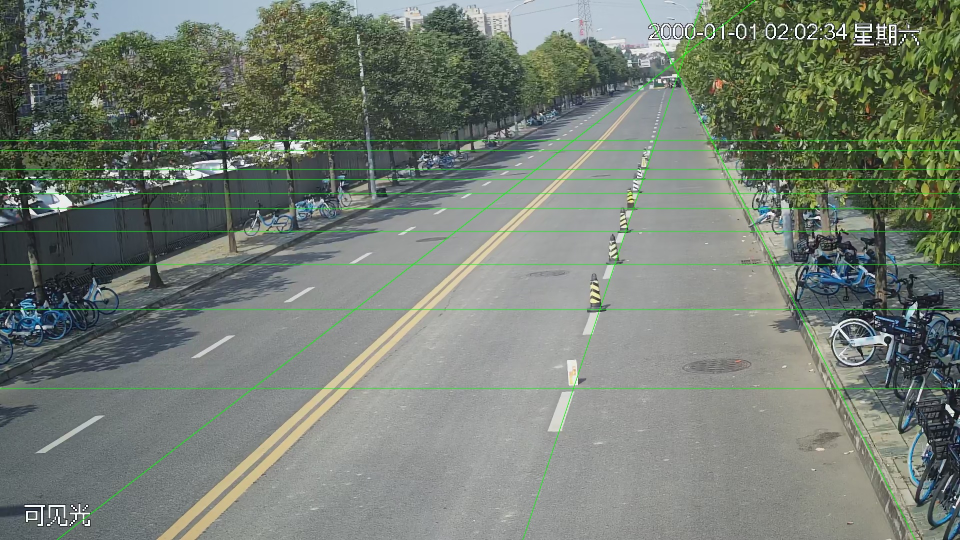
#> input picture event_line.jpg, 1920 x 1080 px, found by its file name (shown at 1/2 size)
$ python mask.py
#> lines starting #> are read from the running program, lines starting #| are printed output that depends on the picture; after the words box and inside, x2 and y2 are one past the last pixel; in counts of white or black regions, pixels touching at a corner belong together
import cv2 as cv
import numpy as np
src = cv.imread("/Users/sonny_he/Desktop/opencv_learning/event_line.jpg")
#> src is the input picture: shape (1080, 1920, 3); mean B, G, R 115.8, 126, 117.2
cv.imshow("input", src)

# 生成mask区域
mask = np.zeros((1080, 1920), dtype=np.uint8)
pts = np.array([[0, 965], [1420,300], [1755, 300], [1755, 1080], [1920, 1080], [1920, 0], [0, 0]])

# pts = np.array([[0, 1080], [0, 965], [1420,300], [1755, 300], [1755, 1080], [1920, 1080]])

pts_event = np.array([[0, 1080], [0, 965], [1420,300], [1755, 300], [1755, 1080], [1920, 1080]])

cv.fillPoly(mask, [pts_event], (255), 8, 0)
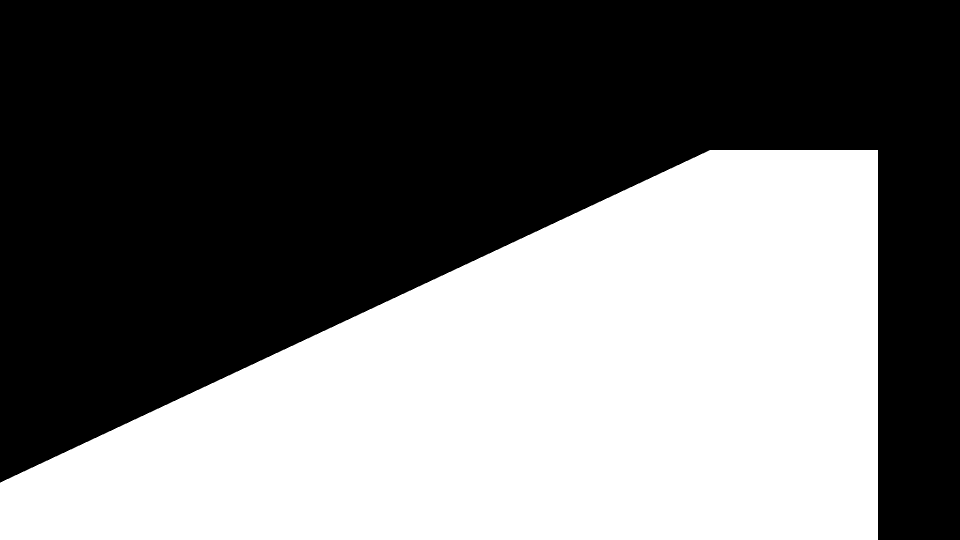
#> mask: shape (1080, 1920) (shown at 1/2 size); 43.3% white; 1 white region, box (x1, y1, x2, y2) and area: (0, 300, 1756, 1080) 897195
cv.imshow("mask", mask)

# 提取ROI区域，根据mask
result = cv.bitwise_and(src, src, mask=mask)
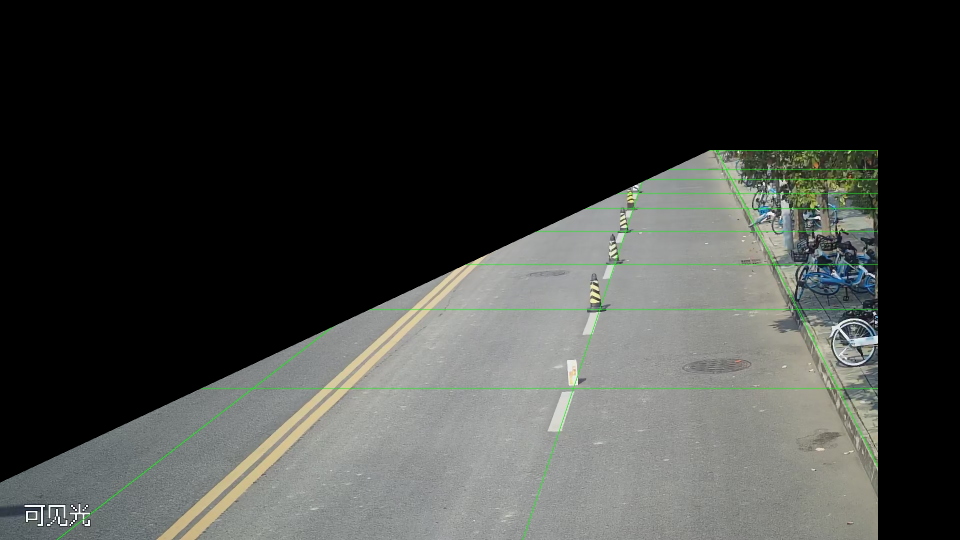
#> result: shape (1080, 1920, 3) (shown at 1/2 size); mean B, G, R 60.6, 63.7, 61.7
cv.imshow("result", result)
cv.waitKey(0)

$ run again, with event.jpg copied over event_line.jpg
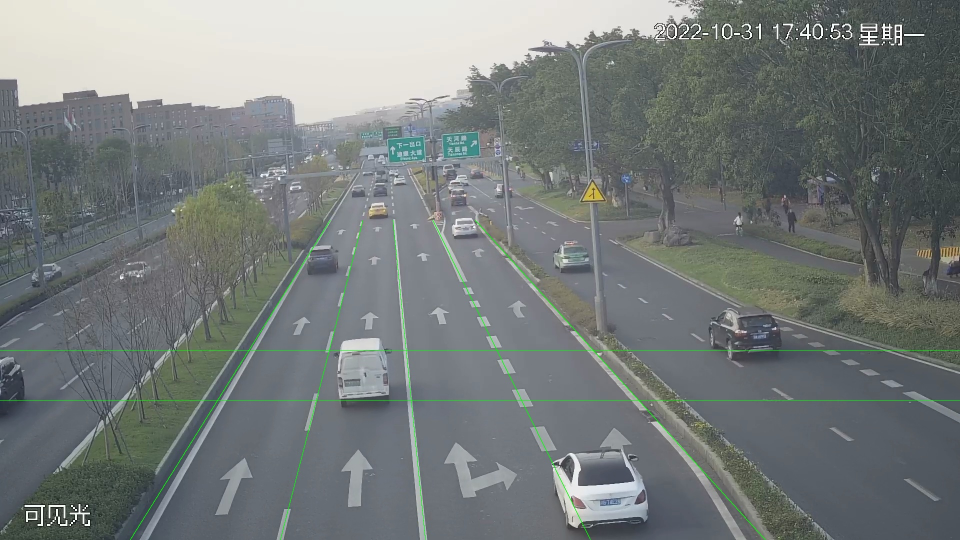
#> input picture event.jpg, 1920 x 1080 px, found by its file name (shown at 1/2 size)
#> src is the input picture: shape (1080, 1920, 3); mean B, G, R 123.3, 124, 118.2
#> mask: shape (1080, 1920); 43.3% white; 1 white region, box (x1, y1, x2, y2) and area: (0, 300, 1756, 1080) 897195
#> `result = cv.bitwise_and(src, src, mask=mask)`:
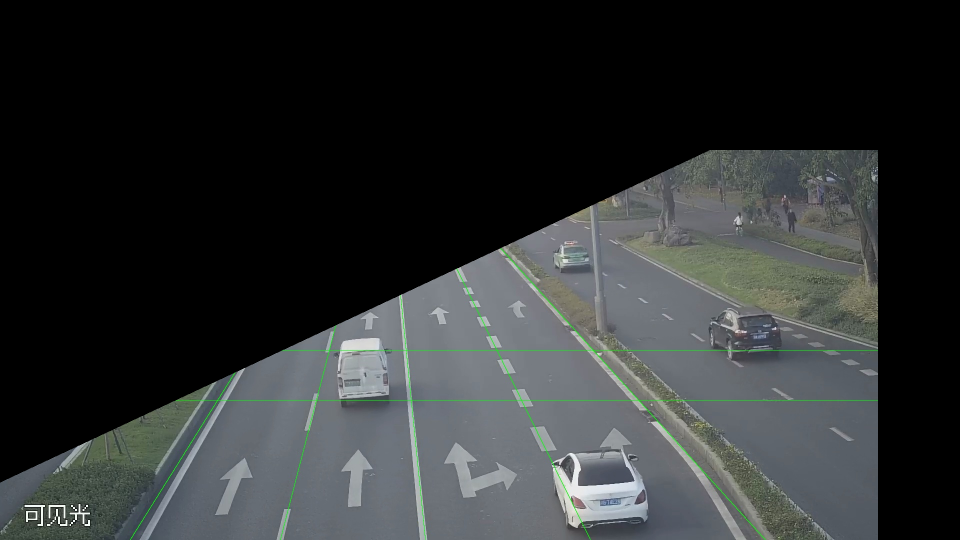
#> result: shape (1080, 1920, 3) (shown at 1/2 size); mean B, G, R 49.2, 48.9, 45.9

$ run again, with line.jpg copied over event_line.jpg
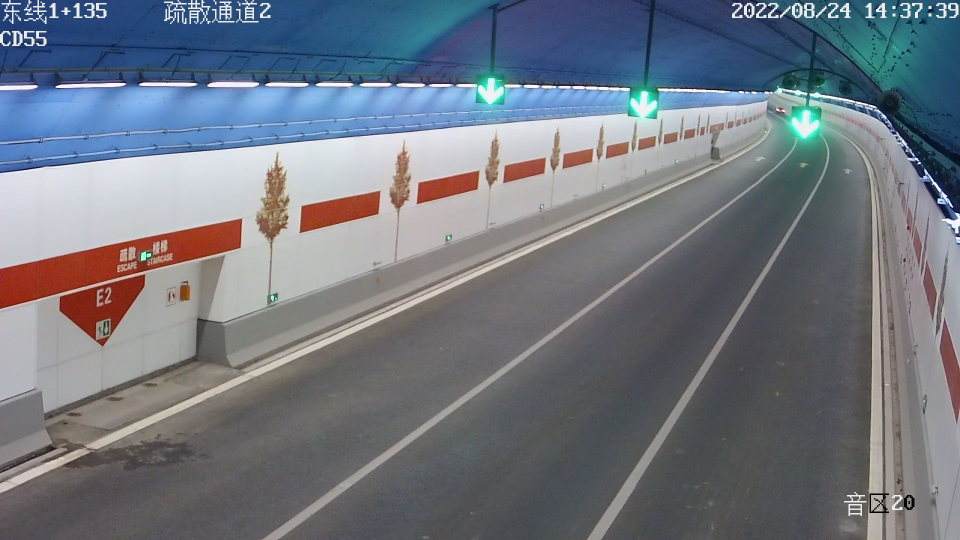
#> input picture line.jpg, 1920 x 1080 px, found by its file name (shown at 1/2 size)
#> src is the input picture: shape (1080, 1920, 3); mean B, G, R 128.1, 118.6, 112.5
#> mask: shape (1080, 1920); 43.3% white; 1 white region, box (x1, y1, x2, y2) and area: (0, 300, 1756, 1080) 897195
#> `result = cv.bitwise_and(src, src, mask=mask)`:
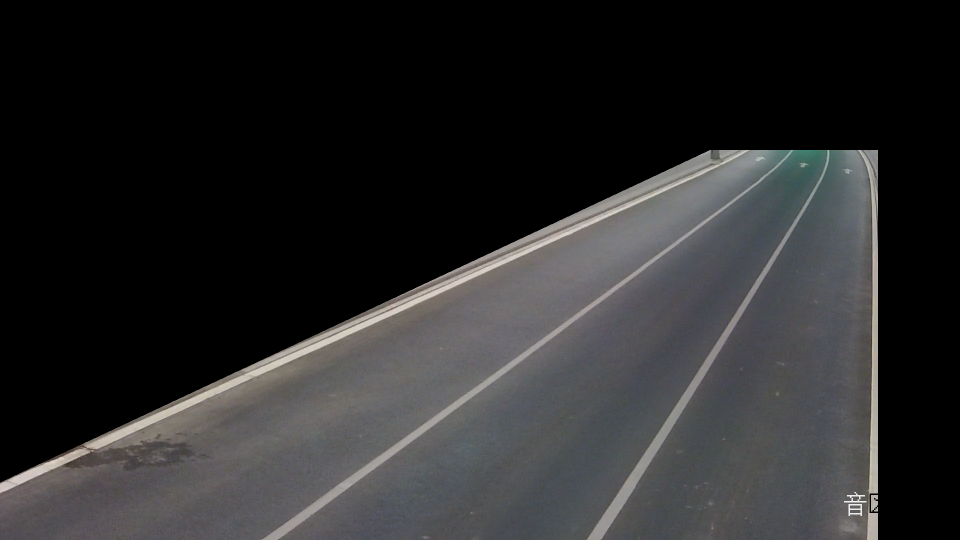
#> result: shape (1080, 1920, 3) (shown at 1/2 size); mean B, G, R 42.7, 42.1, 42.2
